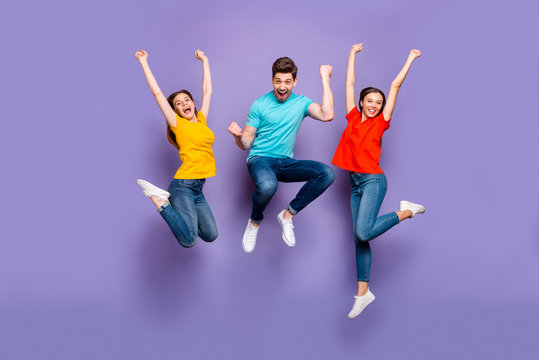
#> input picture Day 8 - convolutional Neural networks/Group2.jpg, 539 x 360 px, found by its file name
$ python 'Buddi8(2).py'
#> lines starting #> are read from the running program, lines starting #| are printed output that depends on the picture; after the words box and inside, x2 and y2 are one past the last pixel; in counts of white or black regions, pixels touching at a corner belong together
# Import necessary libraries or modules
import cv2
import numpy as np

# Load the images
image1 = cv2.imread('/home/rahul/anaconda3/Documents/Buddi/Day 8 - convolutional Neural networks/Group2.jpg')
#> image1 is the input picture: shape (360, 539, 3); mean B, G, R 186.7, 132.7, 144.5
image2 = cv2.imread('/home/rahul/anaconda3/Documents/Buddi/Day 8 - convolutional Neural networks/Crop2.jpg')
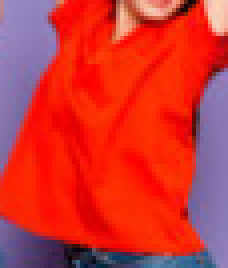
#> input picture Day 8 - convolutional Neural networks/Crop2.jpg, 57 x 67 px, found by its file name (shown 4 times larger)
#> image2 is the input picture: shape (67, 57, 3); mean B, G, R 50.1, 53.4, 208.4

# Convert the images to grayscale
gray_image1 = cv2.cvtColor(image1, cv2.COLOR_BGR2GRAY)
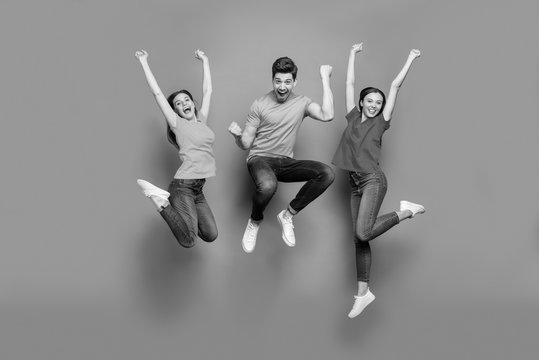
#> gray_image1: shape (360, 539); min 0, max 255, mean 142.3
gray_image2 = cv2.cvtColor(image2, cv2.COLOR_BGR2GRAY)
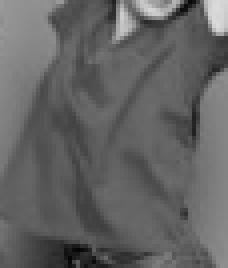
#> gray_image2: shape (67, 57) (shown 4 times larger); min 4, max 219, mean 99.4

# Convert the grayscale images to float64
float_image1 = gray_image1.astype(np.float64)
float_image2 = gray_image2.astype(np.float64)

# Perform the convolution
result = cv2.filter2D(float_image1, -1, float_image2)
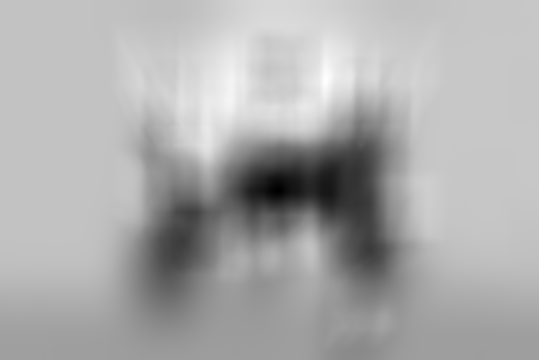
#> result: shape (360, 539) float64; min 26260268, max 67426395, mean 54045025; drawn with min black and max white

# Find the location where the second image matches the first image
(min_convolve, max_convolve, min_coordinate, max_coordinate) = cv2.minMaxLoc(result)
#> min_convolve = 26260268; max_convolve = 67426395; min_coordinate = (278, 190); max_coordinate = (325, 79)

# Print the result
print(f"Min and Max Convolution value:{min_convolve, max_convolve}")
#| Min and Max Convolution value:(26260268.0, 67426395.0)
print(f"Min and Max coordinates location: {min_coordinate, max_coordinate}")
#| Min and Max coordinates location: ((278, 190), (325, 79))

# Visualize the match location on the original image
top_left = max_coordinate
#> top_left = (325, 79)
h, w = gray_image2.shape
#> h = 67; w = 57
bottom_right = (top_left[0] + w, top_left[1] + h)
#> bottom_right = (382, 146)
cv2.rectangle(image1, top_left, bottom_right, (255, 0, 0), 2)
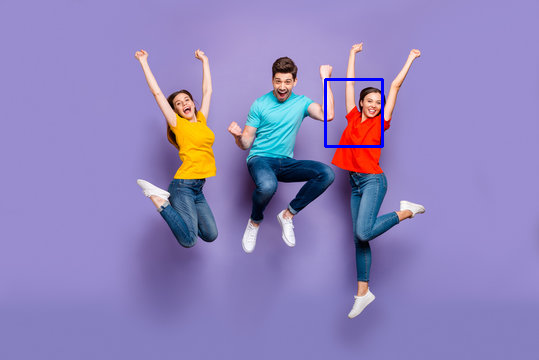
#> image1: shape (360, 539, 3); 0.38% of pixels changed, all inside (x1, y1, x2, y2) = (324, 78, 384, 148)

# Display the original image with the match location
cv2.imshow('crop image',image2)
cv2.imshow('Matched part in full image', image1)
cv2.waitKey(0)
cv2.destroyAllWindows()
